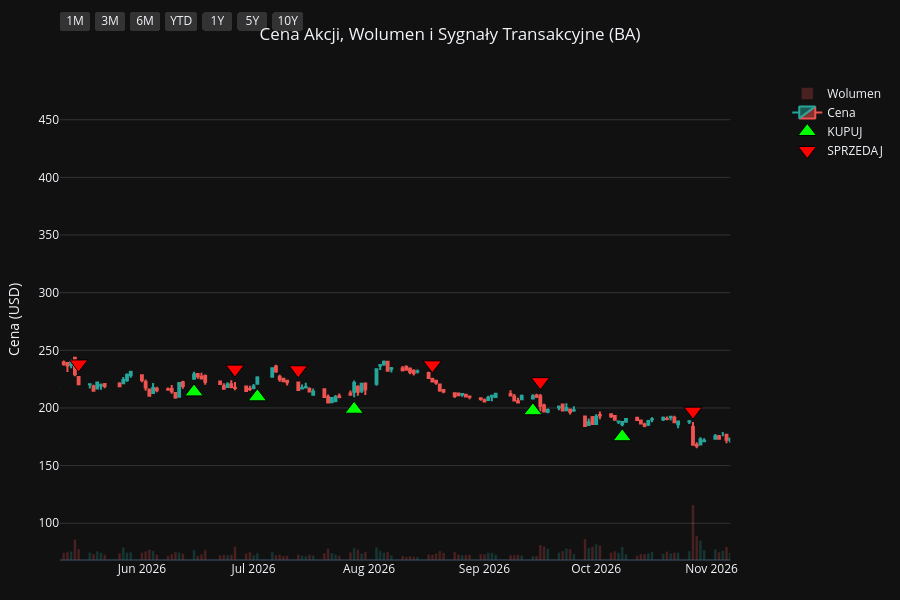
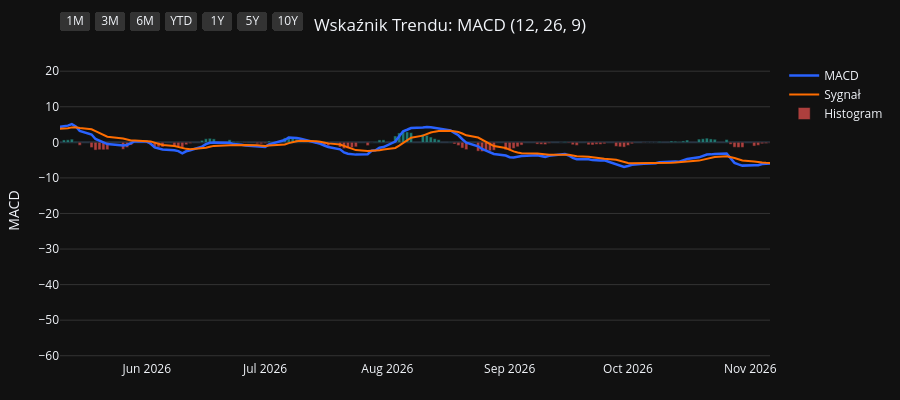
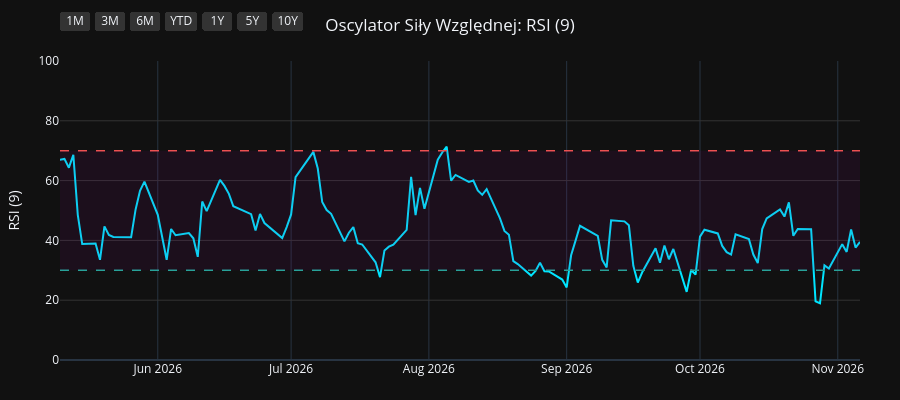
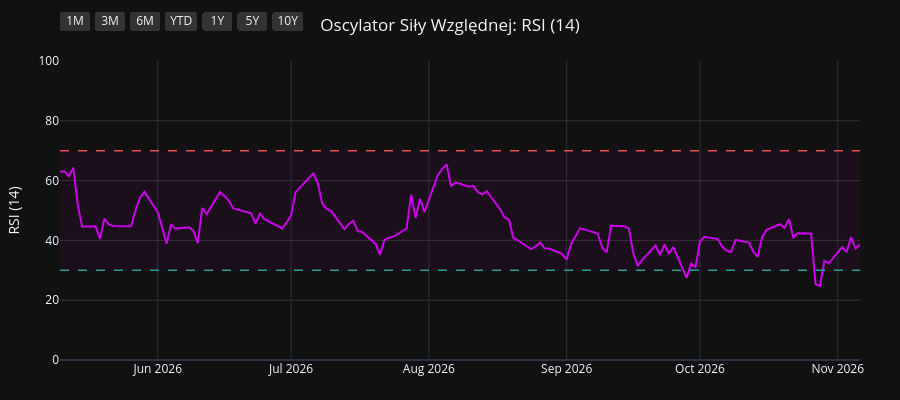

The notebook cell saved with these charts, in order:
### Code cell
import os
import yfinance as yf
import pandas as pd
import pandas_ta as ta
import plotly.graph_objects as go
from plotly.subplots import make_subplots

# 1. Pobranie i przygotowanie danych
symbol = os.environ.get("STOCK_TICKER", "").strip().upper()
if not symbol:
    raise RuntimeError("Set STOCK_TICKER before running price_extractor.ipynb")
df = yf.Ticker(symbol).history(period="10y")
df.index = df.index.tz_localize(None)

# Wskaźniki i sygnały
df.ta.macd(fast=12, slow=26, signal=9, append=True)
df.ta.rsi(length=9, append=True)
df.ta.rsi(length=14, append=True)
df.ta.rsi(length=21, append=True)
df.dropna(inplace=True)

macd = df['MACD_12_26_9']
signal = df['MACDs_12_26_9']
wczorajszy_macd = macd.shift(1)
wczorajszy_signal = signal.shift(1)

df['Decyzja'] = 'BRAK'
df.loc[(macd > signal) & (wczorajszy_macd <= wczorajszy_signal), 'Decyzja'] = 'KUPUJ'
df.loc[(macd < signal) & (wczorajszy_macd >= wczorajszy_signal), 'Decyzja'] = 'SPRZEDAJ'

df_kupuj = df[df['Decyzja'] == 'KUPUJ']
df_sprzedaj = df[df['Decyzja'] == 'SPRZEDAJ']
df_dywidendy = df[df['Dividends'] > 0]
df_splity = df[df['Stock Splits'] > 0]

# Wspólna konfiguracja osi X
konfiguracja_osi_x = dict(
    type="date",
    showspikes=True, spikemode="across", spikesnap="cursor", spikedash="dot", spikecolor="#ffffff", spikethickness=1, hoverformat="%Y-%m-%d",
    rangeselector=dict(
        buttons=list([
            dict(count=1, label="1M", step="month", stepmode="backward"),
            dict(count=3, label="3M", step="month", stepmode="backward"),
            dict(count=6, label="6M", step="month", stepmode="backward"),
            dict(count=1, label="YTD", step="year", stepmode="todate"),
            dict(count=1, label="1Y", step="year", stepmode="backward"),
            dict(count=5, label="5Y", step="year", stepmode="backward"),
            dict(step="all", label="10Y")
        ]),
        bgcolor="#333333", activecolor="#2962ff", x=0, y=1.1
    )
)

# ==========================================
# WYKRES 1: CENA + WOLUMEN + SYGNAŁY
# ==========================================
fig1 = make_subplots(specs=[[{"secondary_y": True}]])

kolory_wolumenu = ['#26a69a' if row['Close'] >= row['Open'] else '#ef5350' for index, row in df.iterrows()]
fig1.add_trace(go.Bar(x=df.index, y=df['Volume'], marker_color=kolory_wolumenu, opacity=0.25, name='Wolumen'), secondary_y=True)
fig1.add_trace(go.Candlestick(x=df.index, open=df['Open'], high=df['High'], low=df['Low'], close=df['Close'], name='Cena', increasing_line_color='#26a69a', decreasing_line_color='#ef5350'), secondary_y=False)
fig1.add_trace(go.Scatter(x=df_kupuj.index, y=df_kupuj['Low'] * 0.95, customdata=df_kupuj[['Low', 'High']], mode='markers', marker=dict(symbol='triangle-up', size=16, color='#00ff00', line=dict(width=1, color='black')), name='KUPUJ', hovertemplate='KUPUJ<br>Najniższa: %{customdata[0]:.2f}<br>Najwyższa: %{customdata[1]:.2f}<extra></extra>'), secondary_y=False)
fig1.add_trace(go.Scatter(x=df_sprzedaj.index, y=df_sprzedaj['High'] * 1.05, customdata=df_sprzedaj[['Low', 'High']], mode='markers', marker=dict(symbol='triangle-down', size=16, color='#ff0000', line=dict(width=1, color='black')), name='SPRZEDAJ', hovertemplate='SPRZEDAJ<br>Najniższa: %{customdata[0]:.2f}<br>Najwyższa: %{customdata[1]:.2f}<extra></extra>'), secondary_y=False)

if not df_dywidendy.empty:
    fig1.add_trace(go.Scatter(x=df_dywidendy.index, y=df_dywidendy['Low'] * 0.90, mode='markers+text', marker=dict(symbol='circle', size=12, color='#29b6f6', line=dict(width=1, color='white')), text=df_dywidendy['Dividends'].apply(lambda x: f"{x}$"), textposition="bottom center", name='Dywidenda', showlegend=False, hovertemplate='Dywidenda: %{text}<extra></extra>', textfont=dict(color="#29b6f6")), secondary_y=False)
if not df_splity.empty:
                    fig1.add_trace(go.Scatter(x=df_splity.index, y=df_splity['High'], mode='markers+text', marker=dict(symbol='star', size=16, color='#ffee58', line=dict(width=1, color='black')), text=df_splity['Stock Splits'].apply(lambda x: f"{x:g}:1" if x >= 1 else f"1:{1 / x:g}"), textposition="top center", name='Split', hovertemplate='%{text}<extra></extra>', textfont=dict(color="#ffee58")), secondary_y=False)

fig1.update_layout(title=dict(text=f"Cena Akcji, Wolumen i Sygnały Transakcyjne ({symbol})", x=0.5, xanchor='center'), dragmode='pan', xaxis_rangeslider_visible=False, template='plotly_dark', height=600, hovermode='x unified', margin=dict(l=60, r=40, t=60, b=40))
fig1.update_xaxes(**konfiguracja_osi_x)
fig1.update_xaxes(range=[df.index.max() - pd.Timedelta(days=180), df.index.max()])
fig1.update_yaxes(title_text="Cena (USD)", secondary_y=False, gridcolor='#333333')
fig1.update_yaxes(range=[0, df['Volume'].max() * 4], showgrid=False, showticklabels=False, secondary_y=True)
fig1.show(config={'scrollZoom': True})

# ==========================================
# WYKRES 2: WSKAŹNIK MACD
# ==========================================
fig2 = go.Figure()
fig2.add_trace(go.Scatter(x=df.index, y=df['MACD_12_26_9'], line=dict(color='#2962ff', width=2.5), name='MACD'))
fig2.add_trace(go.Scatter(x=df.index, y=df['MACDs_12_26_9'], line=dict(color='#ff6d00', width=2), name='Sygnał'))
kolory_macd = ['#26a69a' if val >= 0 else '#ef5350' for val in df['MACDh_12_26_9']]
fig2.add_trace(go.Bar(x=df.index, y=df['MACDh_12_26_9'], marker_color=kolory_macd, name='Histogram', opacity=0.7))
fig2.update_layout(title=dict(text="Wskaźnik Trendu: MACD (12, 26, 9)", x=0.5, xanchor='center'), dragmode='pan', xaxis_rangeslider_visible=False, template='plotly_dark', height=400, hovermode='x unified', margin=dict(l=60, r=40, t=60, b=40))
fig2.update_xaxes(**konfiguracja_osi_x)
fig2.update_xaxes(range=[df.index.max() - pd.Timedelta(days=180), df.index.max()])
fig2.update_yaxes(title_text="MACD", gridcolor='#333333')
fig2.show(config={'scrollZoom': True})

# ==========================================
# WYKRES 3: OSCYLATOR RSI (9)
# ==========================================
fig3 = go.Figure()
fig3.add_trace(go.Scatter(x=df.index, y=df['RSI_9'], line=dict(color='#00e5ff', width=2), name='RSI (9)'))
fig3.add_hline(y=70, line_dash="dash", line_color="#ef5350", line_width=1.5)
fig3.add_hline(y=30, line_dash="dash", line_color="#26a69a", line_width=1.5)
fig3.add_hrect(y0=30, y1=70, line_width=0, fillcolor="purple", opacity=0.1)
fig3.update_layout(title=dict(text="Oscylator Siły Względnej: RSI (9)", x=0.5, xanchor='center'), dragmode='pan', xaxis_rangeslider_visible=False, template='plotly_dark', height=400, hovermode='x unified', margin=dict(l=60, r=40, t=60, b=40))
fig3.update_xaxes(**konfiguracja_osi_x)
fig3.update_xaxes(range=[df.index.max() - pd.Timedelta(days=180), df.index.max()])
fig3.update_yaxes(title_text="RSI (9)", range=[0, 100], gridcolor='#333333')
fig3.show(config={'scrollZoom': True})

# ==========================================
# WYKRES 4: OSCYLATOR RSI (14)
# ==========================================
fig4 = go.Figure()
fig4.add_trace(go.Scatter(x=df.index, y=df['RSI_14'], line=dict(color='#d500f9', width=2), name='RSI (14)'))
fig4.add_hline(y=70, line_dash="dash", line_color="#ef5350", line_width=1.5)
fig4.add_hline(y=30, line_dash="dash", line_color="#26a69a", line_width=1.5)
fig4.add_hrect(y0=30, y1=70, line_width=0, fillcolor="purple", opacity=0.1)
fig4.update_layout(title=dict(text="Oscylator Siły Względnej: RSI (14)", x=0.5, xanchor='center'), dragmode='pan', xaxis_rangeslider_visible=False, template='plotly_dark', height=400, hovermode='x unified', margin=dict(l=60, r=40, t=60, b=40))
fig4.update_xaxes(**konfiguracja_osi_x)
fig4.update_xaxes(range=[df.index.max() - pd.Timedelta(days=180), df.index.max()])
fig4.update_yaxes(title_text="RSI (14)", range=[0, 100], gridcolor='#333333')
fig4.show(config={'scrollZoom': True})

# ==========================================
# WYKRES 5: OSCYLATOR RSI (21)
# ==========================================
fig5 = go.Figure()
fig5.add_trace(go.Scatter(x=df.index, y=df['RSI_21'], line=dict(color='#64dd17', width=2), name='RSI (21)'))
fig5.add_hline(y=70, line_dash="dash", line_color="#ef5350", line_width=1.5)
fig5.add_hline(y=30, line_dash="dash", line_color="#26a69a", line_width=1.5)
fig5.add_hrect(y0=30, y1=70, line_width=0, fillcolor="purple", opacity=0.1)
fig5.update_layout(title=dict(text="Oscylator Siły Względnej: RSI (21)", x=0.5, xanchor='center'), dragmode='pan', xaxis_rangeslider_visible=False, template='plotly_dark', height=400, hovermode='x unified', margin=dict(l=60, r=40, t=60, b=40))
fig5.update_xaxes(**konfiguracja_osi_x)
fig5.update_xaxes(range=[df.index.max() - pd.Timedelta(days=180), df.index.max()])
fig5.update_yaxes(title_text="RSI (21)", range=[0, 100], gridcolor='#333333')
fig5.show(config={'scrollZoom': True})

### Figure 1 — Plotly figure (JSON) as saved in the notebook; plotly's stock layout.template omitted (floating-point values rounded to 4 significant figures; data arrays with more than 128 entries replaced by an {"elided": "..."} marker saying what was removed)
{"data": [{"marker": {"color": {"elided": "2478 str values"}}, "name": "Wolumen", "opacity": 0.25, "type": "bar", "x": {"elided": "2478 str values"}, "xaxis": "x", "y": {"elided": "2478 int values"}, "yaxis": "y2"}, {"close": {"elided": "2478 float values"}, "decreasing": {"line": {"color": "#ef5350"}}, "high": {"elided": "2478 float values"}, "increasing": {"line": {"color": "#26a69a"}}, "low": {"elided": "2478 float values"}, "name": "Cena", "open": {"elided": "2478 float values"}, "type": "candlestick", "x": {"elided": "2478 str values"}, "xaxis": "x", "yaxis": "y"}, {"customdata": {"elided": "85x2 float values"}, "hovertemplate": "KUPUJ<br>Najniższa: %{customdata[0]:.2f}<br>Najwyższa: %{customdata[1]:.2f}<extra></extra>", "marker": {"color": "#00ff00", "line": {"color": "black", "width": 1}, "size": 16, "symbol": "triangle-up"}, "mode": "markers", "name": "KUPUJ", "type": "scatter", "x": ["2017-01-25T00:00:00", "2017-02-10T00:00:00", "2017-04-21T00:00:00", "2017-05-25T00:00:00", "2017-07-10T00:00:00", "2017-09-15T00:00:00", "2017-11-08T00:00:00", "2017-11-21T00:00:00", "2018-01-08T00:00:00", "2018-02-01T00:00:00", "2018-02-26T00:00:00", "2018-04-05T00:00:00", "2018-05-07T00:00:00", "2018-07-10T00:00:00", "2018-08-21T00:00:00", "2018-09-06T00:00:00", "2018-09-12T00:00:00", "2018-11-05T00:00:00", "2018-11-30T00:00:00", "2018-12-28T00:00:00", "2019-02-27T00:00:00", "2019-04-01T00:00:00", "2019-04-15T00:00:00", "2019-05-21T00:00:00", "2019-06-05T00:00:00", "2019-07-16T00:00:00", "2019-08-20T00:00:00", "2019-11-05T00:00:00", "2020-01-03T00:00:00", "2020-01-30T00:00:00", "2020-03-26T00:00:00", "2020-08-10T00:00:00", "2020-08-24T00:00:00", "2020-09-29T00:00:00", "2020-11-09T00:00:00", "2021-02-04T00:00:00", "2021-05-21T00:00:00", "2021-07-28T00:00:00", "2021-09-03T00:00:00", "2021-09-17T00:00:00", "2021-09-22T00:00:00", "2021-11-04T00:00:00", "2021-12-08T00:00:00", "2021-12-22T00:00:00", "2022-02-07T00:00:00", "2022-03-17T00:00:00", "2022-04-19T00:00:00", "2022-05-25T00:00:00", "2022-10-06T00:00:00", "2022-12-21T00:00:00", "2023-01-04T00:00:00", "2023-03-29T00:00:00", "2023-05-15T00:00:00", "2023-07-11T00:00:00", "2023-07-26T00:00:00", "2023-10-10T00:00:00", "2024-02-02T00:00:00", "2024-03-22T00:00:00", "2024-04-26T00:00:00", "2024-06-04T00:00:00", "2024-07-01T00:00:00", "2024-07-16T00:00:00", "2024-07-26T00:00:00", "2024-08-16T00:00:00", "2024-09-27T00:00:00", "2024-11-01T00:00:00", "2024-11-22T00:00:00", "2025-01-28T00:00:00", "2025-01-30T00:00:00", "2025-02-05T00:00:00", "2025-03-19T00:00:00", "2025-04-16T00:00:00", "2025-07-02T00:00:00", "2025-08-15T00:00:00", "2025-08-27T00:00:00", "2025-10-01T00:00:00", "2025-10-20T00:00:00", "2025-11-28T00:00:00", "2026-04-01T00:00:00", "2026-05-08T00:00:00", "2026-06-15T00:00:00", "2026-07-02T00:00:00", "2026-07-28T00:00:00", "2026-09-14T00:00:00", "2026-10-08T00:00:00"], "xaxis": "x", "y": [143.8, 146.1, 159.4, 166.1, 181.0, 221.7, 238.9, 239.7, 276.8, 318.7, 325.9, 300.5, 305.0, 313.4, 321.3, 318.5, 316.7, 327.6, 311.6, 290.9, 396.3, 355.4, 346.7, 331.1, 310.2, 337.0, 308.8, 331.6, 311.9, 300.0, 158.8, 162.8, 159.5, 153.9, 163.6, 197.6, 219.8, 219.8, 206.6, 201.3, 199.2, 201.3, 197.3, 188.0, 195.1, 176.0, 171.3, 112.8, 123.3, 180.2, 185.4, 195.6, 188.7, 200.8, 210.7, 179.3, 196.0, 178.8, 156.7, 174.1, 173.1, 170.2, 175.4, 167.5, 146.7, 143.7, 136.3, 165.3, 165.0, 166.7, 156.8, 145.9, 197.8, 219.9, 220.8, 203.0, 203.8, 177.6, 193.3, 220.2, 214.0, 209.6, 198.9, 197.6, 175.0], "yaxis": "y"}, {"customdata": {"elided": "85x2 float values"}, "hovertemplate": "SPRZEDAJ<br>Najniższa: %{customdata[0]:.2f}<br>Najwyższa: %{customdata[1]:.2f}<extra></extra>", "marker": {"color": "#ff0000", "line": {"color": "black", "width": 1}, "size": 16, "symbol": "triangle-down"}, "mode": "markers", "name": "SPRZEDAJ", "type": "scatter", "x": ["2017-02-02T00:00:00", "2017-03-09T00:00:00", "2017-05-15T00:00:00", "2017-06-29T00:00:00", "2017-08-10T00:00:00", "2017-10-02T00:00:00", "2017-11-10T00:00:00", "2017-12-27T00:00:00", "2018-01-29T00:00:00", "2018-02-02T00:00:00", "2018-03-01T00:00:00", "2018-05-01T00:00:00", "2018-06-14T00:00:00", "2018-08-02T00:00:00", "2018-08-31T00:00:00", "2018-09-10T00:00:00", "2018-10-10T00:00:00", "2018-11-14T00:00:00", "2018-12-11T00:00:00", "2019-02-26T00:00:00", "2019-03-04T00:00:00", "2019-04-10T00:00:00", "2019-05-07T00:00:00", "2019-06-03T00:00:00", "2019-07-02T00:00:00", "2019-07-25T00:00:00", "2019-09-27T00:00:00", "2019-12-02T00:00:00", "2020-01-21T00:00:00", "2020-02-24T00:00:00", "2020-06-19T00:00:00", "2020-08-20T00:00:00", "2020-09-03T00:00:00", "2020-10-26T00:00:00", "2020-12-14T00:00:00", "2021-03-23T00:00:00", "2021-06-14T00:00:00", "2021-08-18T00:00:00", "2021-09-07T00:00:00", "2021-09-20T00:00:00", "2021-10-14T00:00:00", "2021-11-22T00:00:00", "2021-12-13T00:00:00", "2022-01-21T00:00:00", "2022-02-22T00:00:00", "2022-04-06T00:00:00", "2022-04-25T00:00:00", "2022-08-17T00:00:00", "2022-11-28T00:00:00", "2022-12-22T00:00:00", "2023-01-19T00:00:00", "2023-04-14T00:00:00", "2023-06-21T00:00:00", "2023-07-17T00:00:00", "2023-08-15T00:00:00", "2023-12-26T00:00:00", "2024-03-12T00:00:00", "2024-04-09T00:00:00", "2024-05-24T00:00:00", "2024-06-13T00:00:00", "2024-07-15T00:00:00", "2024-07-18T00:00:00", "2024-08-02T00:00:00", "2024-09-03T00:00:00", "2024-10-31T00:00:00", "2024-11-06T00:00:00", "2025-01-02T00:00:00", "2025-01-29T00:00:00", "2025-02-03T00:00:00", "2025-02-20T00:00:00", "2025-04-03T00:00:00", "2025-05-23T00:00:00", "2025-07-29T00:00:00", "2025-08-19T00:00:00", "2025-09-04T00:00:00", "2025-10-15T00:00:00", "2025-10-30T00:00:00", "2026-01-27T00:00:00", "2026-05-04T00:00:00", "2026-05-15T00:00:00", "2026-06-26T00:00:00", "2026-07-13T00:00:00", "2026-08-18T00:00:00", "2026-09-16T00:00:00", "2026-10-27T00:00:00"], "xaxis": "x", "y": [159.6, 179.3, 182.2, 197.6, 235.0, 254.8, 262.7, 297.0, 344.7, 355.4, 364.8, 335.8, 371.5, 354.4, 351.2, 356.2, 389.8, 363.1, 341.3, 439.9, 455.8, 378.2, 377.1, 349.7, 367.9, 368.9, 404.4, 383.5, 340.9, 337.8, 207.9, 179.4, 189.9, 173.8, 249.5, 263.9, 261.7, 234.8, 227.5, 223.1, 233.3, 225.8, 213.0, 224.5, 217.2, 189.6, 184.9, 178.3, 186.0, 203.9, 220.2, 214.5, 223.6, 224.9, 247.3, 276.9, 198.0, 192.2, 183.6, 193.1, 192.9, 196.7, 184.2, 178.1, 162.2, 160.9, 188.1, 191.7, 187.1, 195.1, 168.2, 213.4, 254.8, 244.1, 244.8, 226.7, 220.8, 267.1, 239.3, 238.2, 233.7, 233.1, 237.4, 222.8, 197.3], "yaxis": "y"}, {"hovertemplate": "Dywidenda: %{text}<extra></extra>", "marker": {"color": "#29b6f6", "line": {"color": "white", "width": 1}, "size": 12, "symbol": "circle"}, "mode": "markers+text", "name": "Dywidenda", "showlegend": false, "text": ["1.42$", "1.42$", "1.42$", "1.42$", "1.71$", "1.71$", "1.71$", "1.71$", "2.055$", "2.055$", "2.055$", "2.055$", "2.055$"], "textfont": {"color": "#29b6f6"}, "textposition": "bottom center", "type": "scatter", "x": ["2017-02-08T00:00:00", "2017-05-10T00:00:00", "2017-08-09T00:00:00", "2017-11-09T00:00:00", "2018-02-08T00:00:00", "2018-05-10T00:00:00", "2018-08-09T00:00:00", "2018-11-08T00:00:00", "2019-02-07T00:00:00", "2019-05-09T00:00:00", "2019-08-08T00:00:00", "2019-11-07T00:00:00", "2020-02-13T00:00:00"], "xaxis": "x", "y": [137.8, 151.1, 199.7, 222.6, 283.9, 296.6, 298.7, 319.7, 353.6, 307.2, 292.5, 317.7, 308.4], "yaxis": "y"}], "layout": {"dragmode": "pan", "height": 600, "hovermode": "x unified", "margin": {"b": 40, "l": 60, "r": 40, "t": 60}, "title": {"text": "Cena Akcji, Wolumen i Sygnały Transakcyjne (BA)", "x": 0.5, "xanchor": "center"}, "xaxis": {"anchor": "y", "domain": [0.0, 0.94], "hoverformat": "%Y-%m-%d", "range": ["2026-05-10T00:00:00", "2026-11-06T00:00:00"], "rangeselector": {"activecolor": "#2962ff", "bgcolor": "#333333", "buttons": [{"count": 1, "label": "1M", "step": "month", "stepmode": "backward"}, {"count": 3, "label": "3M", "step": "month", "stepmode": "backward"}, {"count": 6, "label": "6M", "step": "month", "stepmode": "backward"}, {"count": 1, "label": "YTD", "step": "year", "stepmode": "todate"}, {"count": 1, "label": "1Y", "step": "year", "stepmode": "backward"}, {"count": 5, "label": "5Y", "step": "year", "stepmode": "backward"}, {"label": "10Y", "step": "all"}], "x": 0, "y": 1.1}, "rangeslider": {"visible": false}, "showspikes": true, "spikecolor": "#ffffff", "spikedash": "dot", "spikemode": "across", "spikesnap": "cursor", "spikethickness": 1, "type": "date"}, "yaxis": {"anchor": "x", "domain": [0.0, 1.0], "gridcolor": "#333333", "title": {"text": "Cena (USD)"}}, "yaxis2": {"anchor": "x", "overlaying": "y", "range": [0, 412851200], "showgrid": false, "showticklabels": false, "side": "right"}}}

### Figure 2 — Plotly figure (JSON) as saved in the notebook; plotly's stock layout.template omitted (floating-point values rounded to 4 significant figures; data arrays with more than 128 entries replaced by an {"elided": "..."} marker saying what was removed)
{"data": [{"line": {"color": "#2962ff", "width": 2.5}, "name": "MACD", "type": "scatter", "x": {"elided": "2478 str values"}, "y": {"elided": "2478 float values"}}, {"line": {"color": "#ff6d00", "width": 2}, "name": "Sygnał", "type": "scatter", "x": {"elided": "2478 str values"}, "y": {"elided": "2478 float values"}}, {"marker": {"color": {"elided": "2478 str values"}}, "name": "Histogram", "opacity": 0.7, "type": "bar", "x": {"elided": "2478 str values"}, "y": {"elided": "2478 float values"}}], "layout": {"dragmode": "pan", "height": 400, "hovermode": "x unified", "margin": {"b": 40, "l": 60, "r": 40, "t": 60}, "title": {"text": "Wskaźnik Trendu: MACD (12, 26, 9)", "x": 0.5, "xanchor": "center"}, "xaxis": {"hoverformat": "%Y-%m-%d", "range": ["2026-05-10T00:00:00", "2026-11-06T00:00:00"], "rangeselector": {"activecolor": "#2962ff", "bgcolor": "#333333", "buttons": [{"count": 1, "label": "1M", "step": "month", "stepmode": "backward"}, {"count": 3, "label": "3M", "step": "month", "stepmode": "backward"}, {"count": 6, "label": "6M", "step": "month", "stepmode": "backward"}, {"count": 1, "label": "YTD", "step": "year", "stepmode": "todate"}, {"count": 1, "label": "1Y", "step": "year", "stepmode": "backward"}, {"count": 5, "label": "5Y", "step": "year", "stepmode": "backward"}, {"label": "10Y", "step": "all"}], "x": 0, "y": 1.1}, "rangeslider": {"visible": false}, "showspikes": true, "spikecolor": "#ffffff", "spikedash": "dot", "spikemode": "across", "spikesnap": "cursor", "spikethickness": 1, "type": "date"}, "yaxis": {"gridcolor": "#333333", "title": {"text": "MACD"}}}}

### Figure 3 — Plotly figure (JSON) as saved in the notebook; plotly's stock layout.template omitted (floating-point values rounded to 4 significant figures; data arrays with more than 128 entries replaced by an {"elided": "..."} marker saying what was removed)
{"data": [{"line": {"color": "#00e5ff", "width": 2}, "name": "RSI (9)", "type": "scatter", "x": {"elided": "2478 str values"}, "y": {"elided": "2478 float values"}}], "layout": {"dragmode": "pan", "height": 400, "hovermode": "x unified", "margin": {"b": 40, "l": 60, "r": 40, "t": 60}, "shapes": [{"line": {"color": "#ef5350", "dash": "dash", "width": 1.5}, "type": "line", "x0": 0, "x1": 1, "xref": "x domain", "y0": 70, "y1": 70, "yref": "y"}, {"line": {"color": "#26a69a", "dash": "dash", "width": 1.5}, "type": "line", "x0": 0, "x1": 1, "xref": "x domain", "y0": 30, "y1": 30, "yref": "y"}, {"fillcolor": "purple", "line": {"width": 0}, "opacity": 0.1, "type": "rect", "x0": 0, "x1": 1, "xref": "x domain", "y0": 30, "y1": 70, "yref": "y"}], "title": {"text": "Oscylator Siły Względnej: RSI (9)", "x": 0.5, "xanchor": "center"}, "xaxis": {"hoverformat": "%Y-%m-%d", "range": ["2026-05-10T00:00:00", "2026-11-06T00:00:00"], "rangeselector": {"activecolor": "#2962ff", "bgcolor": "#333333", "buttons": [{"count": 1, "label": "1M", "step": "month", "stepmode": "backward"}, {"count": 3, "label": "3M", "step": "month", "stepmode": "backward"}, {"count": 6, "label": "6M", "step": "month", "stepmode": "backward"}, {"count": 1, "label": "YTD", "step": "year", "stepmode": "todate"}, {"count": 1, "label": "1Y", "step": "year", "stepmode": "backward"}, {"count": 5, "label": "5Y", "step": "year", "stepmode": "backward"}, {"label": "10Y", "step": "all"}], "x": 0, "y": 1.1}, "rangeslider": {"visible": false}, "showspikes": true, "spikecolor": "#ffffff", "spikedash": "dot", "spikemode": "across", "spikesnap": "cursor", "spikethickness": 1, "type": "date"}, "yaxis": {"gridcolor": "#333333", "range": [0, 100], "title": {"text": "RSI (9)"}}}}

### Figure 4 — Plotly figure (JSON) as saved in the notebook; plotly's stock layout.template omitted (floating-point values rounded to 4 significant figures; data arrays with more than 128 entries replaced by an {"elided": "..."} marker saying what was removed)
{"data": [{"line": {"color": "#d500f9", "width": 2}, "name": "RSI (14)", "type": "scatter", "x": {"elided": "2478 str values"}, "y": {"elided": "2478 float values"}}], "layout": {"dragmode": "pan", "height": 400, "hovermode": "x unified", "margin": {"b": 40, "l": 60, "r": 40, "t": 60}, "shapes": [{"line": {"color": "#ef5350", "dash": "dash", "width": 1.5}, "type": "line", "x0": 0, "x1": 1, "xref": "x domain", "y0": 70, "y1": 70, "yref": "y"}, {"line": {"color": "#26a69a", "dash": "dash", "width": 1.5}, "type": "line", "x0": 0, "x1": 1, "xref": "x domain", "y0": 30, "y1": 30, "yref": "y"}, {"fillcolor": "purple", "line": {"width": 0}, "opacity": 0.1, "type": "rect", "x0": 0, "x1": 1, "xref": "x domain", "y0": 30, "y1": 70, "yref": "y"}], "title": {"text": "Oscylator Siły Względnej: RSI (14)", "x": 0.5, "xanchor": "center"}, "xaxis": {"hoverformat": "%Y-%m-%d", "range": ["2026-05-10T00:00:00", "2026-11-06T00:00:00"], "rangeselector": {"activecolor": "#2962ff", "bgcolor": "#333333", "buttons": [{"count": 1, "label": "1M", "step": "month", "stepmode": "backward"}, {"count": 3, "label": "3M", "step": "month", "stepmode": "backward"}, {"count": 6, "label": "6M", "step": "month", "stepmode": "backward"}, {"count": 1, "label": "YTD", "step": "year", "stepmode": "todate"}, {"count": 1, "label": "1Y", "step": "year", "stepmode": "backward"}, {"count": 5, "label": "5Y", "step": "year", "stepmode": "backward"}, {"label": "10Y", "step": "all"}], "x": 0, "y": 1.1}, "rangeslider": {"visible": false}, "showspikes": true, "spikecolor": "#ffffff", "spikedash": "dot", "spikemode": "across", "spikesnap": "cursor", "spikethickness": 1, "type": "date"}, "yaxis": {"gridcolor": "#333333", "range": [0, 100], "title": {"text": "RSI (14)"}}}}
